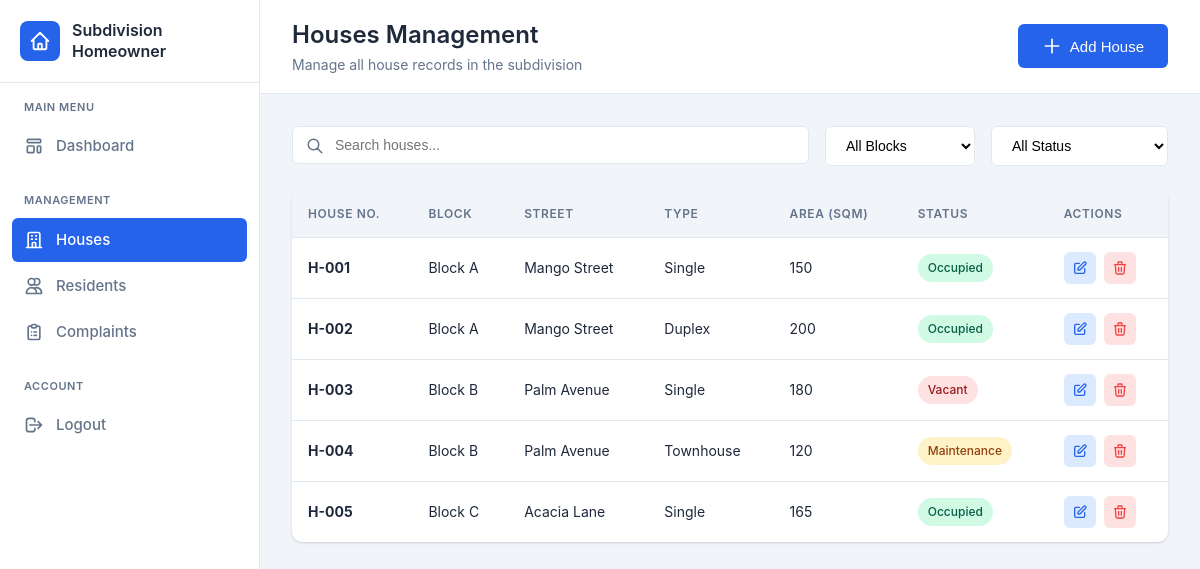
The app's page /php/houses.php (signed in) with its own data.
### tables this page shows
CREATE TABLE houses (
    id INT PRIMARY KEY AUTO_INCREMENT,
    house_number VARCHAR(20) UNIQUE NOT NULL,
    block VARCHAR(10) NOT NULL,
    street VARCHAR(100) NOT NULL,
    house_type ENUM('single', 'duplex', 'townhouse') NOT NULL,
    area_sqm DECIMAL(10,2) NOT NULL,
    status ENUM('occupied', 'vacant', 'maintenance') DEFAULT 'vacant',
    created_at TIMESTAMP DEFAULT CURRENT_TIMESTAMP,
    updated_at TIMESTAMP DEFAULT CURRENT_TIMESTAMP ON UPDATE CURRENT_TIMESTAMP
);

### php/houses.php (the view, shortened to what this page needs)
<?php
$pdo = getConnection();
$houses = $pdo->query("SELECT * FROM houses ORDER BY house_number")->fetchAll();
?>
<!DOCTYPE html>
<html lang="en">
<head>
    <link rel="stylesheet" href="../css/style.css">
</head>
<body>
    <div class="dashboard">
        <?php include 'includes/sidebar.php'; ?>
        <main class="main-content">
            <header class="header">
                <div class="header-title">
                    <h1>Houses Management</h1>
                    <p>Manage all house records in the subdivision</p>
                </div>
                <div class="header-actions">
                    <button class="btn btn-primary" data-modal-open="addHouseModal">
                        <svg width="20" height="20" fill="none" stroke="currentColor" viewBox="0 0 24 24">
                            <path stroke-linecap="round" stroke-linejoin="round" stroke-width="2" d="M12 4v16m8-8H4"></path>
                        </svg>
                        Add House
                    </button>
                </div>
            </header>
            <div class="page-content">
                <div class="toolbar">
                    <div class="search-box">
                        <svg fill="none" stroke="currentColor" viewBox="0 0 24 24">
                            <path stroke-linecap="round" stroke-linejoin="round" stroke-width="2" d="M21 21l-6-6m2-5a7 7 0 11-14 0 7 7 0 0114 0z"></path>
                        </svg>
                        <input type="text" placeholder="Search houses...">
                    </div>
                    <select class="filter-select">
                        <option value="">All Blocks</option>
                    </select>
                    <select class="filter-select">
                        <option value="">All Status</option>
                    </select>
                </div>
                <div class="card">
                    <div class="card-body" style="padding: 0;">
                        <div class="table-container">
                            <table class="data-table">
                                <thead>
                                    <tr>
                                        <th>House No.</th>
                                        <th>Block</th>
                                        <th>Street</th>
                                        <th>Type</th>
                                        <th>Area (sqm)</th>
                                        <th>Status</th>
                                        <th>Actions</th>
                                    </tr>
                                </thead>
                                <tbody>
                                    <?php foreach ($houses as $house): ?>
                                    <tr>
                                        <td><strong><?php echo htmlspecialchars($house['house_number']); ?></strong></td>
                                        <td>Block <?php echo htmlspecialchars($house['block']); ?></td>
                                        <td><?php echo htmlspecialchars($house['street']); ?></td>
                                        <td><?php echo ucfirst($house['house_type']); ?></td>
                                        <td><?php echo number_format($house['area_sqm'], 0); ?></td>
                                        <td>
                                            <?php
                                            $statusClass = [
                                                'occupied' => 'success',
                                                'vacant' => 'danger',
                                                'maintenance' => 'warning'
                                            ][$house['status']] ?? 'secondary';
                                            ?>
                                            <span class="badge badge-<?php echo $statusClass; ?>">
                                                <?php echo ucfirst($house['status']); ?>
                                            </span>
                                        </td>
                                        <td>
                                            <div class="action-buttons">
                                                <button class="btn-icon edit" title="Edit"
                                                    onclick="openEditModal('editHouseModal', <?php echo htmlspecialchars(json_encode($house)); ?>)">
                                                    <svg fill="none" stroke="currentColor" viewBox="0 0 24 24">
                                                        <path stroke-linecap="round" stroke-linejoin="round" stroke-width="2" d="M11 5H6a2 2 0 00-2 2v11a2 2 0 002 2h11a2 2 0 002-2v-5m-1.414-9.414a2 2 0 112.828 2.828L11.828 15H9v-2.828l8.586-8.586z"></path>
                                                    </svg>
                                                </button>
                                                <form action="delete_house.php" method="POST" style="display: inline;">
                                                    <button type="submit" class="btn-icon delete delete-btn" title="Delete">
                                                        <svg fill="none" stroke="currentColor" viewBox="0 0 24 24">
                                                            <path stroke-linecap="round" stroke-linejoin="round" stroke-width="2" d="M19 7l-.867 12.142A2 2 0 0116.138 21H7.862a2 2 0 01-1.995-1.858L5 7m5 4v6m4-6v6m1-10V4a1 1 0 00-1-1h-4a1 1 0 00-1 1v3M4 7h16"></path>
                                                        </svg>
                                                    </button>
                                                </form>
                                            </div>
                                        </td>
                                    </tr>
                                    <?php endforeach; ?>
                                </tbody>
                            </table>
                        </div>
                    </div>
                </div>
            </div>
        </main>
    </div>
</body>
</html>

### css/style.css (style rules this page uses)
:root { --primary: #2563EB; --primary-dark: #1D4ED8; --primary-light: #3B82F6; --secondary: #64748B; --background: #F1F5F9; --card-bg: #FFFFFF; --text-dark: #1E293B; --text-muted: #64748B; --border: #E2E8F0; --success: #10B981; --warning: #F59E0B; --danger: #EF4444; --info: #06B6D4; --shadow: 0 1px 3px rgba(0, 0, 0, 0.1), 0 1px 2px rgba(0, 0, 0, 0.06); --shadow-md: 0 4px 6px -1px rgba(0, 0, 0, 0.1), 0 2px 4px -1px rgba(0, 0, 0, 0.06); --radius: 10px; --radius-sm: 6px; }
* { margin: 0; padding: 0; box-sizing: border-box; }
body { font-family: 'Inter', -apple-system, BlinkMacSystemFont, 'Segoe UI', Roboto, sans-serif; background-color: var(--background); color: var(--text-dark); line-height: 1.6; }
.btn { display: inline-flex; align-items: center; justify-content: center; gap: 8px; padding: 12px 24px; font-size: 0.9375rem; font-weight: 500; border: none; border-radius: var(--radius-sm); cursor: pointer; transition: all 0.2s; }
.btn-primary { background: var(--primary); color: white; width: 100%; }
.dashboard { display: flex; min-height: 100vh; }
.main-content { flex: 1; margin-left: 260px; min-height: 100vh; }
.header { background: var(--card-bg); border-bottom: 1px solid var(--border); padding: 16px 32px; display: flex; align-items: center; justify-content: space-between; position: sticky; top: 0; z-index: 50; }
.header-title h1 { font-size: 1.5rem; font-weight: 600; color: var(--text-dark); }
.header-title p { font-size: 0.875rem; color: var(--text-muted); }
.header-actions { display: flex; align-items: center; gap: 16px; }
.page-content { padding: 32px; }
.card { background: var(--card-bg); border-radius: var(--radius); box-shadow: var(--shadow); margin-bottom: 24px; }
.card-body { padding: 24px; }
.table-container { overflow-x: auto; }
.data-table { width: 100%; border-collapse: collapse; }
.data-table th, .data-table td { padding: 14px 16px; text-align: left; border-bottom: 1px solid var(--border); }
.data-table th { font-size: 0.75rem; font-weight: 600; text-transform: uppercase; letter-spacing: 0.05em; color: var(--text-muted); background: var(--background); }
.data-table td { font-size: 0.875rem; color: var(--text-dark); }
.data-table tbody tr:last-child td { border-bottom: none; }
.badge { display: inline-flex; align-items: center; padding: 4px 10px; font-size: 0.75rem; font-weight: 500; border-radius: 9999px; }
.badge-success { background: #D1FAE5; color: #065F46; }
.badge-warning { background: #FEF3C7; color: #92400E; }
.badge-danger { background: #FEE2E2; color: #991B1B; }
.action-buttons { display: flex; gap: 8px; }
.btn-icon { width: 32px; height: 32px; padding: 0; display: inline-flex; align-items: center; justify-content: center; border-radius: var(--radius-sm); border: none; cursor: pointer; transition: all 0.2s; }
.btn-icon svg { width: 16px; height: 16px; }
.btn-icon.edit { background: #DBEAFE; color: var(--primary); }
.btn-icon.delete { background: #FEE2E2; color: var(--danger); }
.toolbar { display: flex; gap: 16px; margin-bottom: 24px; flex-wrap: wrap; }
.search-box { flex: 1; min-width: 250px; position: relative; }
.search-box input { width: 100%; padding: 10px 16px 10px 42px; border: 1px solid var(--border); border-radius: var(--radius-sm); font-size: 0.875rem; background: var(--card-bg); }
.search-box svg { position: absolute; left: 14px; top: 50%; transform: translateY(-50%); width: 18px; height: 18px; color: var(--text-muted); }
.filter-select { padding: 10px 16px; border: 1px solid var(--border); border-radius: var(--radius-sm); font-size: 0.875rem; background: var(--card-bg); min-width: 150px; }

### records on screen
houses: house_number "H-001", block "A", street "Mango Street", house_type "Single", area_sqm "150", status "Occupied"
houses: house_number "H-002", block "A", street "Mango Street", house_type "Duplex", area_sqm "200", status "Occupied"
houses: house_number "H-003", block "B", street "Palm Avenue", house_type "Single", area_sqm "180", status "Vacant"
houses: house_number "H-004", block "B", street "Palm Avenue", house_type "Townhouse", area_sqm "120", status "Maintenance"
houses: house_number "H-005", block "C", street "Acacia Lane", house_type "Single", area_sqm "165", status "Occupied"
